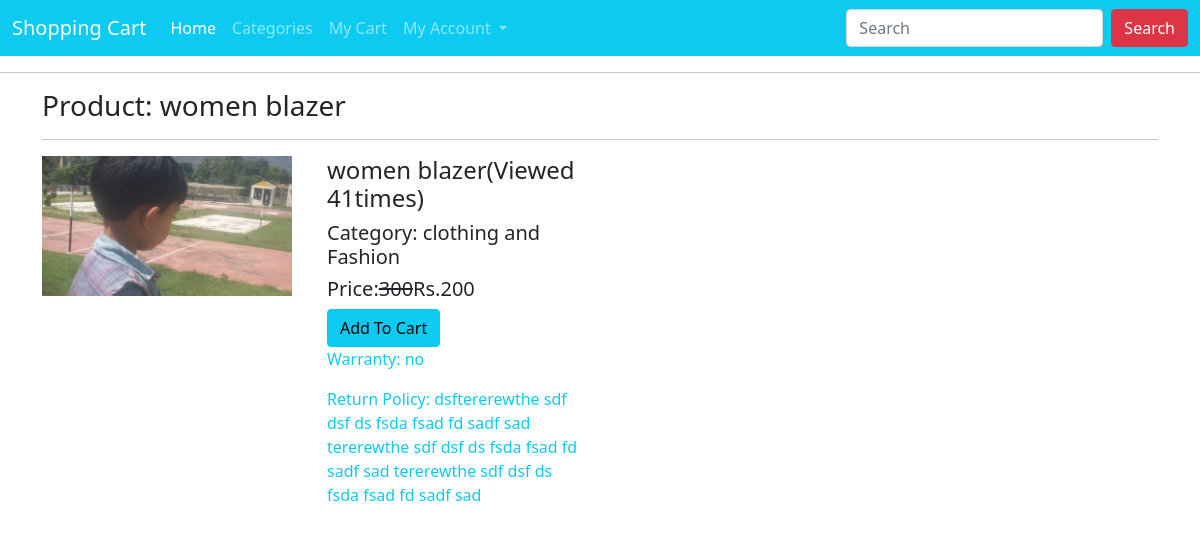
Page /productdetail/blaxer/ on the committed database.
### ecomapp/models.py (models this page shows, shortened)
class Product (models.Model):
    title=models.CharField(max_length=200)
    slug=models.SlugField(unique=True)
    category=models.ForeignKey(Category, on_delete=models.CASCADE)
    image=models.ImageField(upload_to="products")
    marked_price=models.PositiveIntegerField()
    selling_price=models.PositiveIntegerField()
    description=models.TextField()
    warrantly=models.CharField(max_length=300, null=True, blank=True)
    retrun_policy=models.CharField(max_length=300, null=True, blank=True)
    view_count=models.PositiveIntegerField(default=0)

class Category(models.Model):
    title=models.CharField(max_length=200)
    slug=models.SlugField(unique=True)
    def __str__ (self):
        return self.title

### ecomapp/views.py (the view)
# urls.py: path("productdetail/<slug:slug>/", ProductDetailView.as_view(), name="productdetail"),
class ProductDetailView(EcomMixin, TemplateView):
    template_name = "productdetail.html"
    def get_context_data(self, **kwargs):
        context=super().get_context_data(**kwargs)
        url_slug=self.kwargs['slug']
        product=Product.objects.get(slug=url_slug)
        product.view_count += 1
        product.save()
        context['product']=product
        return context

### ecomapp/views.py (called while the page is built)
    def dispatch(self, request, *args, **kwargs):
        cart_id=request.session.get("cart_id")
        if cart_id:
            cart_obj=Cart.objects.get(id=cart_id)
            if request.user.is_authenticated and request.user.customer:
                cart_obj.customer=request.user.customer
                cart_obj.save()
        return super(). dispatch (request, *args, **kwargs)

### templates/productdetail.html (shortened to what this page needs)
{% extends 'base.html'%}
{%block content%}
<div class="container">
    <h3> Product: {{product.title}}</h3><hr>
    <div class="row">
        <div class="col-md-3">
            <img src="{{product.image.url}}" alt="" class="image-fluid" width=250>
        </div>
            <div class="col-md-3">
                <h4>{{product.title}}(Viewed {{product.view_count}}times)</h4>
                <h5>Category: {{product.category}}</h5>
                <h5> Price:<strike>{{product.marked_price  }}</strike>Rs.{{product.selling_price}}</h5>
                <a href="{% url 'ecomapp:addtocart' product.id %}"class="btn btn-info"> Add To Cart </a>
                <p class="text-info"> Warranty: {{product.warrantly}}</p>
                <p class="text-info">Return Policy: {{product.description}}</p>
            </div>
        </div>
    </div>
{%endblock%}

### rows in the picture
Product: title "women blazer", image (picture), view_count "41", category "clothing and Fashion", marked_price "300", selling_price "200", warrantly "no", description "dsftererewthe sdf dsf ds fsda fsad fd sadf sad tererewthe sdf dsf ds fsda fsad fd sadf sad tererewthe sdf dsf ds fsda fsad fd sadf sad"
